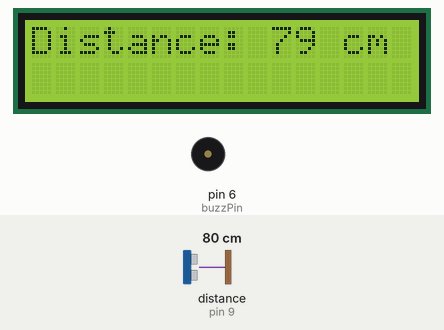
A sketch run on a simulated Arduino Uno, built with avr-gcc and run on an emulated ATmega328P. Parts: 16×2 character LCD, buzzer (waves = sounding). Wiring (inferred from the names in the program): ultrasonic range finder: trigger pin 8; echo pin 9. The inputs (shaded band) are chosen by the test bench; at power-on: distance to the obstacle (sensor on pin 9) 80 cm. The echo pulse lasts 58.3 µs per cm.

Above: at 1.2 s.
1.3 s: distance to the obstacle (sensor on pin 9) set to 45 cm
At 1.66 s:
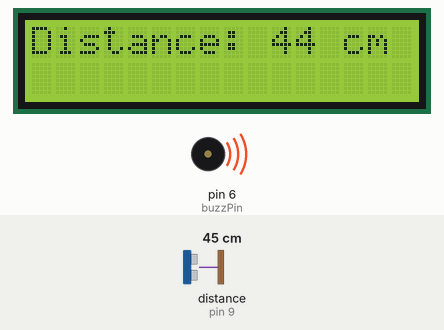
3.2 s: distance to the obstacle (sensor on pin 9) set to 37 cm
At 4.2 s:
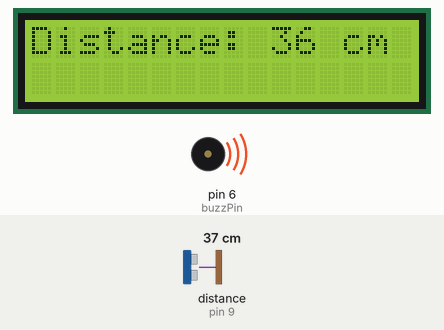
4.8 s: distance to the obstacle (sensor on pin 9) set to 60 cm
At 5.17 s:
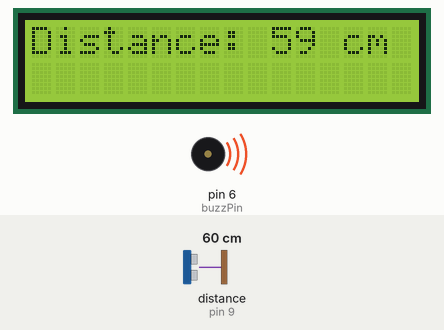
Timing chart, 0 to 12.5 s (numbered marks = the images above; inputs shaded):
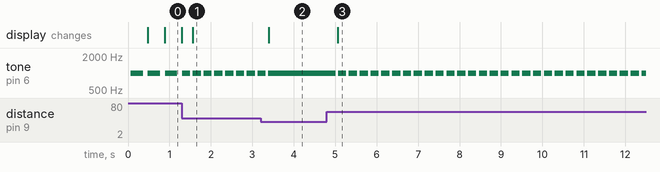

The sketch:

arduino_parking_sensor_code.ino
```cpp
#include <LiquidCrystal.h>

#define trigPin 8
#define echoPin 9
#define buzzPin 6

long duration, distance;
LiquidCrystal lcd(12,11,5,4,3,2);

void setup() {


  lcd.begin(16,2);
  pinMode(echoPin,INPUT);
  pinMode(trigPin,OUTPUT);
  pinMode(buzzPin,OUTPUT);

}

void loop(){

  digitalWrite(trigPin, LOW);
  delayMicroseconds(2);
  digitalWrite(trigPin, HIGH);
  delayMicroseconds(10);
  digitalWrite(trigPin, LOW);
  duration = pulseIn(echoPin, HIGH);
  distance = duration*0.034/2;

  if(distance <= 40){
    tone(buzzPin,1000);
  }
  if(distance > 40 && distance <= 60){
    buzzOn(200,50);
  }
  if(distance > 60 && distance <= 80){
    buzzOn(300,100);
  }
  if(distance > 80 && distance <= 110){
    buzzOn(400,200);
  }
  if(distance > 110 && distance <= 140){
    buzzOn(500,300);
  }
  if(distance > 140 && distance <= 200){
    buzzOn(700,400);
  }
  if(distance > 200){
    noTone(buzzPin);
  }
  lcd.setCursor(0,0);
  lcd.print("Distance: ");
  lcd.print(distance);
  lcd.print(" cm  ");

  delay(5);
}

void buzzOn(int on, int off){
  tone(buzzPin,1000);
  delay(on);
  noTone(buzzPin);
  delay(off);
 }
```

Measured:
- the behaviour switches between 42 and 41 cm on distance to the obstacle (sensor on pin 9) (found by bisection; images 1 and 2)
- after the input at 1.3 s, tone on pin 6 (buzzPin): alternates 1000 Hz for 0.20 s and silent for 0.06 s, starting after 0.20 s; the display: first differs from a run without the input after 0.26 s (image 1)
- after the input at 3.2 s, tone on pin 6 (buzzPin): goes on until 3.4 s, then stays 1000 Hz; the display: changes after 0.20 s (image 2)
- after the input at 4.8 s, tone on pin 6 (buzzPin): alternates 1000 Hz for 0.20 s and silent for 0.06 s, starting after 0.21 s; the display: changes after 0.27 s (image 3)
- by itself, tone on pin 6 (buzzPin): alternates 1000 Hz for 0.30 s and silent for 0.11 s
